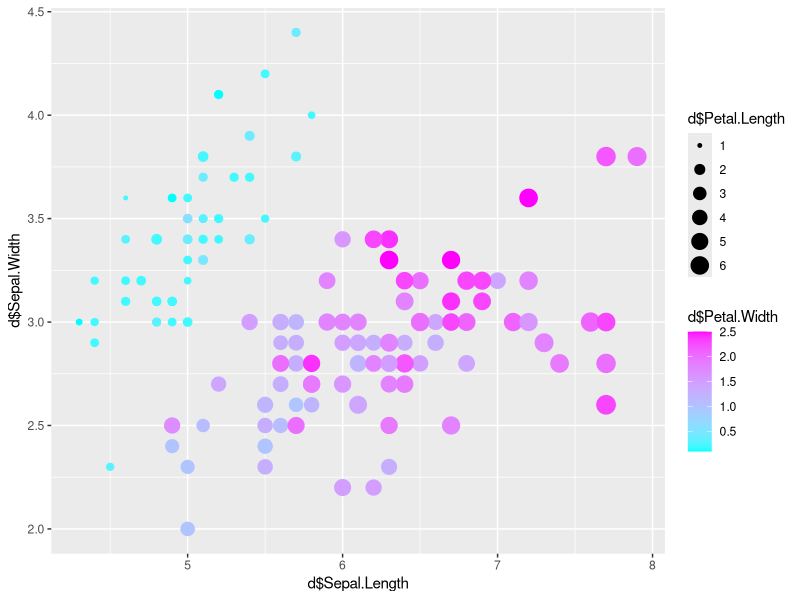
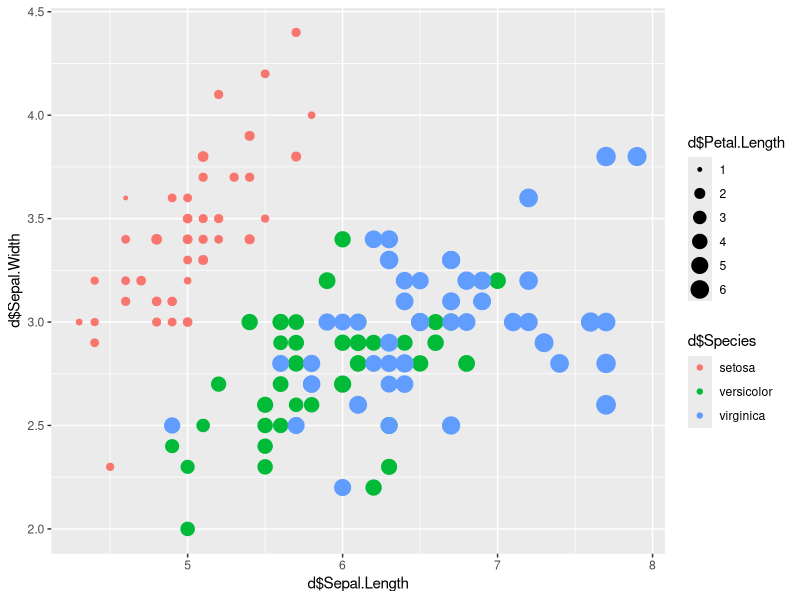

Source code (R) for these figures, in order:
# install.packages("ggplot2")
library(ggplot2)

d <- iris

# gradient
p <- ggplot(d, aes(x = d$Sepal.Length, y = d$Sepal.Width)) 
p + geom_point( aes(size = d$Petal.Length, colour = d$Petal.Width), alpha = 1 ) + scale_colour_gradient(low = "cyan", high="magenta")

# hue
p <- ggplot(d, aes(x = d$Sepal.Length, y = d$Sepal.Width)) 
p + geom_point( aes(size = d$Petal.Length, colour = d$Species), alpha = 1 ) + scale_colour_hue()
